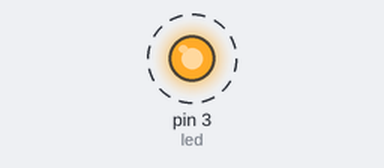
Recording of a sketch running on a simulated Arduino Uno, built with avr-gcc and run on an emulated ATmega328P. Shown: output pins drawn as LEDs (lit = HIGH). Dashed ring = blinking. What the sketch prints to the serial monitor is not drawn.

Above: at 0.2 s.
Timing chart, 0 to 3.8 s (numbered marks = the images above):
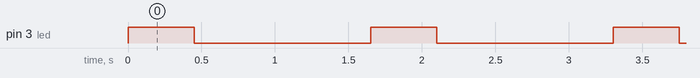

Measured:
- by itself, pin 3 (led): alternates HIGH for 0.45 s and LOW for 1.2 s

The sketch:

PRAKTIKUM_45_19.01.53.0051_B.ino
```cpp
/*	This is a default program--
	Use File->Load Prog to load a different program
*/

int led = 3;
int cs = 11;

void setup()
{
	pinMode(led, OUTPUT);
	pinMode(cs, OUTPUT);
	Serial.begin(9600);
}

void loop()
{
	digitalWrite(led, HIGH);
	Serial.println("LED NYALA 0,45 DETIK");
	digitalWrite(cs, LOW);
	delay(450);
	digitalWrite(led, LOW);
	Serial.println("LED MATI 1,2 DETIK");
	delay(1200);

}
```
